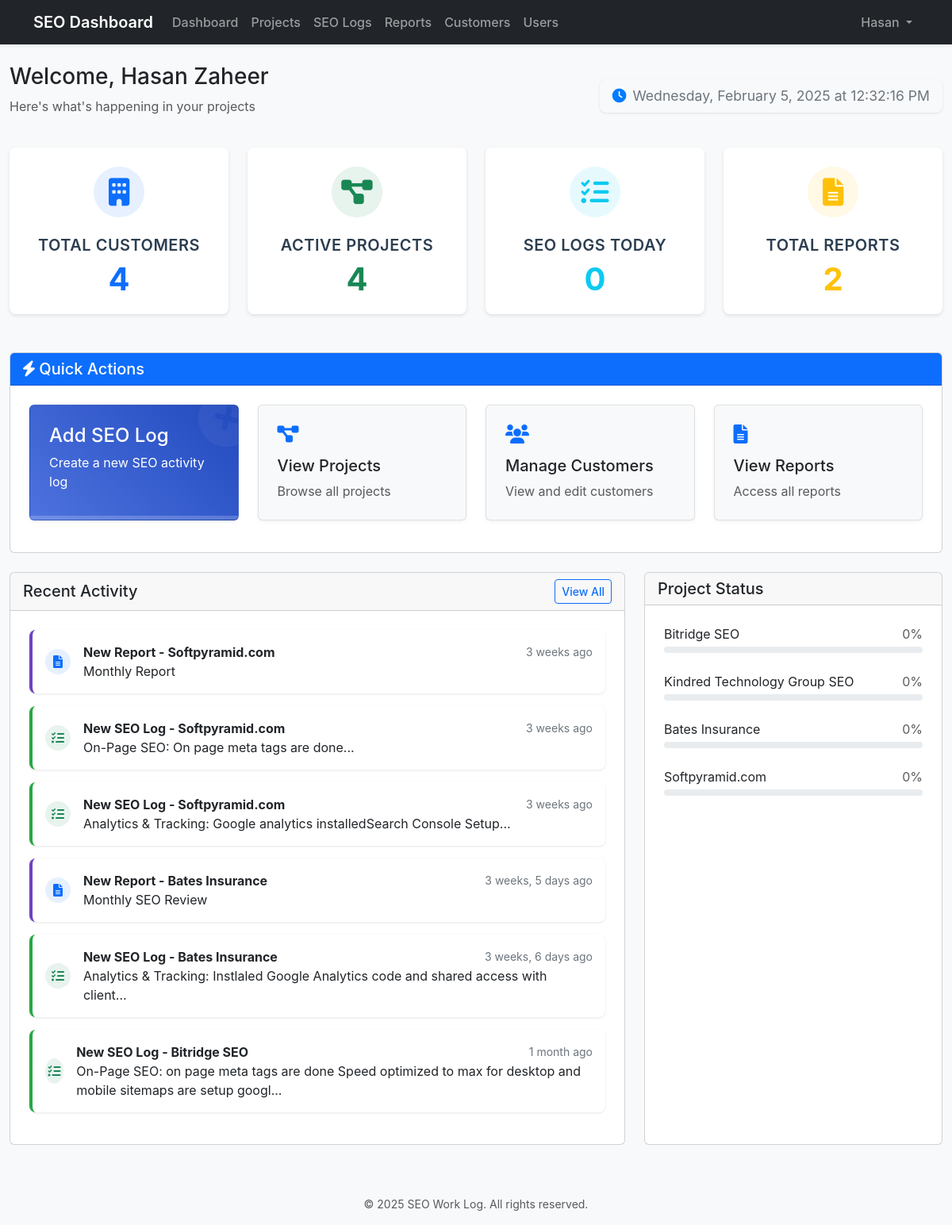
/dashboard/ (signed in), run on the app's committed database.
### core/models.py (models this page shows, shortened)
class CustomUser(AbstractUser):
    ROLE_CHOICES = [
        ('admin', 'Administrator'),
        ('provider', 'Provider'),
        ('customer', 'Customer'),
    ]
    role = models.CharField(max_length=10, choices=ROLE_CHOICES, default='customer')
    def get_full_name(self):
        full_name = f"{self.first_name} {self.last_name}".strip()
        return full_name if full_name else self.username

class Report(models.Model):
    STATUS_CHOICES = [
        ('draft', 'Draft'),
        ('in_review', 'In Review'),
        ('approved', 'Approved'),
        ('published', 'Published'),
        ('archived', 'Archived')
    ]
    project = models.ForeignKey(Project, on_delete=models.CASCADE)
    title = models.CharField(max_length=200)
    description = models.TextField(blank=True)
    sections = models.ManyToManyField(ReportSection, through='ReportSectionOrder')
    created_by = models.ForeignKey(CustomUser, on_delete=models.SET_NULL, null=True)
    created_at = models.DateTimeField(auto_now_add=True)
    updated_at = models.DateTimeField(auto_now=True)
    version = models.PositiveIntegerField(default=1)
    status = models.CharField(max_length=20, choices=STATUS_CHOICES, default='draft')
    is_template = models.BooleanField(default=False)
    publish_date = models.DateField(null=True, blank=True)
    last_reviewed_by = models.ForeignKey(
        CustomUser,
        on_delete=models.SET_NULL,
        null=True,
        blank=True,
        related_name='reviewed_reports'
    )
    last_reviewed_at = models.DateTimeField(null=True, blank=True)
    review_notes = models.TextField(blank=True)
    class Meta:
        ordering = ['-created_at']

class Project(models.Model):
    customer = models.ForeignKey(Customer, on_delete=models.CASCADE)
    name = models.CharField(max_length=255)
    description = models.TextField()
    url = models.URLField(max_length=255, blank=True, help_text="Project website URL")
    start_date = models.DateField()
    end_date = models.DateField(null=True, blank=True)
    is_active = models.BooleanField(default=True)
    created_at = models.DateTimeField(auto_now_add=True)
    updated_at = models.DateTimeField(auto_now=True)
    providers = models.ManyToManyField(CustomUser, related_name='assigned_projects', blank=True, limit_choices_to={'role': 'provider'})

### core/views.py (the view, shortened to what this page needs)
# urls.py: path('dashboard/', views.dashboard, name='dashboard'),
@login_required
def dashboard(request):
    today = timezone.now().date()
    user = request.user
    if user.role == 'admin':
        customer_count = Customer.objects.count()
        active_projects_count = Project.objects.filter(is_active=True).count()
        todays_logs_count = SEOLog.objects.filter(date=today).count()
        reports_count = Report.objects.count()
        active_projects = Project.objects.filter(is_active=True)[:5]
        for project in active_projects:
            total_logs = SEOLog.objects.filter(project=project).count()
            if total_logs > 0:
                completed_logs = SEOLog.objects.filter(
                    project=project,
                    work_type__in=['completed', 'published']
                ).count()
                project.progress = int((completed_logs / total_logs) * 100)
            else:
                project.progress = 0
    recent_activities = []
    recent_logs = SEOLog.objects.select_related('project', 'created_by')
    if user.role == 'provider':
        recent_logs = recent_logs.filter(created_by=user)
    elif user.role == 'customer':
        recent_logs = recent_logs.filter(project__customer=user)
    recent_logs = recent_logs.order_by('-date')[:5]
    for log in recent_logs:
        timestamp = timezone.datetime.combine(log.date, timezone.datetime.min.time())
        timestamp = timezone.make_aware(timestamp)
        recent_activities.append({
            'type': 'log',
            'icon': 'fas fa-tasks',
            'color': 'success',
            'title': f'New SEO Log - {log.project.name}',
            'description': f'{log.get_work_type_display()}: {log.description[:100]}...',
            'timestamp': timestamp
        })
    recent_reports = Report.objects.select_related('project', 'created_by')
    if user.role == 'provider':
        recent_reports = recent_reports.filter(created_by=user)
    elif user.role == 'customer':
        recent_reports = recent_reports.filter(project__customer=user)
    recent_reports = recent_reports.order_by('-created_at')[:5]
    for report in recent_reports:
        recent_activities.append({
            'type': 'report',
            'icon': 'fas fa-file-alt',
            'color': 'primary',
            'title': f'New Report - {report.project.name}',
            'description': report.title,
            'timestamp': report.created_at
        })
    recent_activities.sort(key=lambda x: x['timestamp'], reverse=True)
    recent_activities = recent_activities[:10]  # Limit to 10 most recent activities
    context = {
        'customer_count': customer_count,
        'active_projects_count': active_projects_count,
        'todays_logs_count': todays_logs_count,
        'reports_count': reports_count,
        'active_projects': active_projects,
        'recent_activities': recent_activities,
    }
    return render(request, 'core/dashboard.html', context)

### core/templates/core/dashboard.html (shortened to what this page needs)
{% extends 'core/base.html' %}
{% load static %}
{% block content %}
<div class="container-fluid py-4">
    <div class="row mb-4">
        <div class="col-12 d-flex justify-content-between align-items-center">
            <div>
                <h1 class="h3">Welcome, {{ request.user.get_full_name|default:request.user.username }}</h1>
                <p class="text-muted">Here's what's happening in your projects</p>
            </div>
            <div class="dashboard-clock">
                <i class="fas fa-clock"></i>
                <span id="current-time"></span>
            </div>
        </div>
    </div>
    <div class="row mb-4">
        <div class="col-xl-3 col-md-6 mb-4">
            <div class="card stats-card h-100">
                <div class="card-body text-center">
                    <div class="stats-icon bg-primary bg-opacity-10 text-primary mx-auto">
                        <i class="fas fa-building fa-lg"></i>
                    </div>
                    <div class="stats-label mb-2">Total Customers</div>
                    <div class="stats-number text-primary">{{ customer_count }}</div>
                </div>
            </div>
        </div>
        <div class="col-xl-3 col-md-6 mb-4">
            <div class="card stats-card h-100">
                <div class="card-body text-center">
                    <div class="stats-icon bg-success bg-opacity-10 text-success mx-auto">
                        <i class="fas fa-project-diagram fa-lg"></i>
                    </div>
                    <div class="stats-label mb-2">Active Projects</div>
                    <div class="stats-number text-success">{{ active_projects_count }}</div>
                </div>
            </div>
        </div>
        <div class="col-xl-3 col-md-6 mb-4">
            <div class="card stats-card h-100">
                <div class="card-body text-center">
                    <div class="stats-icon bg-info bg-opacity-10 text-info mx-auto">
                        <i class="fas fa-tasks fa-lg"></i>
                    </div>
                    <div class="stats-label mb-2">SEO Logs Today</div>
                    <div class="stats-number text-info">{{ todays_logs_count }}</div>
                </div>
            </div>
        </div>
        <div class="col-xl-3 col-md-6 mb-4">
            <div class="card stats-card h-100">
                <div class="card-body text-center">
                    <div class="stats-icon bg-warning bg-opacity-10 text-warning mx-auto">
                        <i class="fas fa-file-alt fa-lg"></i>
                    </div>
                    <div class="stats-label mb-2">Total Reports</div>
                    <div class="stats-number text-warning">{{ reports_count }}</div>
                </div>
            </div>
        </div>
    </div>
    <div class="row mb-4">
        <div class="col-12">
            <div class="card">
                <div class="card-header bg-primary text-white">
                    <h5 class="mb-0"><i class="fas fa-bolt"></i> Quick Actions</h5>
                </div>
                <div class="card-body">
                    <div class="row">
                        <div class="col-md-6 col-lg-3 mb-3">
                            <a href="{% url 'seo_log_add' %}" class="text-decoration-none">
                                <div class="quick-action-box bg-gradient-primary text-white p-4 rounded shadow-sm h-100 position-relative overflow-hidden">
                                    <div class="quick-action-icon">
                                        <i class="fas fa-plus-circle fa-3x mb-3 opacity-50"></i>
                                    </div>
                                    <h4 class="mb-2">Add SEO Log</h4>
                                    <p class="mb-0">Create a new SEO activity log</p>
                                    <div class="quick-action-hover"></div>
                                </div>
                            </a>
                        </div>
                        <div class="col-md-6 col-lg-3 mb-3">
                            <a href="{% url 'seo_logs' %}" class="text-decoration-none">
                                <div class="quick-action-box bg-light p-4 rounded shadow-sm h-100">
                                    <i class="fas fa-project-diagram fa-2x mb-3 text-primary"></i>
                                    <h5 class="mb-2 text-dark">View Projects</h5>
                                    <p class="mb-0 text-muted">Browse all projects</p>
                                </div>
                            </a>
                        </div>
                        <div class="col-md-6 col-lg-3 mb-3">
                            <a href="{% url 'customers' %}" class="text-decoration-none">
                                <div class="quick-action-box bg-light p-4 rounded shadow-sm h-100">
                                    <i class="fas fa-users fa-2x mb-3 text-primary"></i>
                                    <h5 class="mb-2 text-dark">Manage Customers</h5>
                                    <p class="mb-0 text-muted">View and edit customers</p>
                                </div>
                            </a>
                        </div>
                        <div class="col-md-6 col-lg-3 mb-3">
                            <a href="{% url 'report_list' %}" class="text-decoration-none">
                                <div class="quick-action-box bg-light p-4 rounded shadow-sm h-100">
                                    <i class="fas fa-file-alt fa-2x mb-3 text-primary"></i>
                                    <h5 class="mb-2 text-dark">View Reports</h5>
                                    <p class="mb-0 text-muted">Access all reports</p>
                                </div>
                            </a>
                        </div>
                    </div>
                </div>
            </div>
        </div>
    </div>
    <div class="row">
        <div class="col-xl-8 mb-4">
            <div class="card h-100">
                <div class="card-header d-flex justify-content-between align-items-center">
                    <h5 class="card-title mb-0">Recent Activity</h5>
                    <a href="#" class="btn btn-sm btn-outline-primary">View All</a>
                </div>
                <div class="card-body">
                    {% for activity in recent_activities %}
                    <div class="activity-item {{ activity.type }}">
                        <div class="d-flex align-items-center">
                            <div class="activity-icon bg-{{ activity.color }} bg-opacity-10 text-{{ activity.color }}">
                                <i class="{{ activity.icon }}"></i>
                            </div>
                            <div class="flex-grow-1">
                                <div class="d-flex justify-content-between align-items-center">
                                    <strong>{{ activity.title }}</strong>
                                    <span class="activity-time">{{ activity.timestamp|timesince }} ago</span>
                                </div>
                                <p class="mb-0">{{ activity.description }}</p>
                            </div>
                        </div>
                    </div>
                    {% empty %}
                    <p class="text-muted text-center my-4">No recent activity</p>
                    {% endfor %}
                </div>
            </div>
        </div>
        <div class="col-xl-4 mb-4">
            <div class="card h-100">
                <div class="card-header">
                    <h5 class="card-title mb-0">Project Status</h5>
                </div>
                <div class="card-body">
                    {% for project in active_projects %}
                    <div class="mb-4">
                        <div class="d-flex justify-content-between mb-1">
                            <span>{{ project.name }}</span>
                            <span class="text-muted">{{ project.progress }}%</span>
                        </div>
                        <div class="progress" style="height: 8px;">
                        </div>
                    </div>
                    {% empty %}
                    <p class="text-muted text-center my-4">No active projects</p>
                    {% endfor %}
                </div>
            </div>
        </div>
    </div>
</div>
{% endblock %}

### core/templates/core/base.html (shortened to what this page needs)
{% load static %}
<!DOCTYPE html>
<html lang="en">
<head>
    <link href="https://cdn.jsdelivr.net/npm/bootstrap@5.3.0/dist/css/bootstrap.min.css" rel="stylesheet">
    <link href="https://cdnjs.cloudflare.com/ajax/libs/font-awesome/6.0.0/css/all.min.css" rel="stylesheet">
    <link href="{% static 'css/style.css' %}" rel="stylesheet">
</head>
<body>
    <nav class="navbar navbar-expand-lg navbar-dark bg-dark">
        <div class="container">
            <a class="navbar-brand" href="{% url 'dashboard' %}">SEO Dashboard</a>
            <div class="collapse navbar-collapse" id="navbarNav">
                {% if user.is_authenticated %}
                    <ul class="navbar-nav me-auto">
                        <li class="nav-item">
                            <a class="nav-link" href="{% url 'dashboard' %}">Dashboard</a>
                        </li>
                        <li class="nav-item">
                            <a class="nav-link" href="{% url 'projects' %}">Projects</a>
                        </li>
                        <li class="nav-item">
                            <a class="nav-link" href="{% url 'seo_logs' %}">SEO Logs</a>
                        </li>
                        <li class="nav-item">
                            <a class="nav-link" href="{% url 'report_list' %}">Reports</a>
                        </li>
                        {% if user.role == 'admin' %}
                        <li class="nav-item">
                            <a class="nav-link" href="{% url 'customers' %}">Customers</a>
                        </li>
                        <li class="nav-item">
                            <a class="nav-link" href="{% url 'user_list' %}">Users</a>
                        </li>
                        {% endif %}
                    </ul>
                    <ul class="navbar-nav ms-auto">
                        <li class="nav-item dropdown">
                            <a class="nav-link dropdown-toggle" href="#" role="button" data-bs-toggle="dropdown">
                                {{ user.username }}
                            </a>
                        </li>
                    </ul>
                {% endif %}
            </div>
        </div>
    </nav>
    <main>
        {% block content %}{% endblock %}
    </main>
    <footer class="footer mt-auto py-3 bg-light">
        <div class="container text-center">
            <span class="text-muted">© {% now "Y" %} SEO Work Log. All rights reserved.</span>
        </div>
    </footer>
</body>
</html>

### data on the page
CustomUser: username "Hasan", user.get_full_name "Hasan Zaheer"
Report: timestamp "3 weeks", description "Monthly Report"
Report: timestamp "3 weeks, 5 days", description "Monthly SEO Review"
Project: name "Bitridge SEO", progress "0"
Project: name "Kindred Technology Group SEO", progress "0"
Project: name "Bates Insurance", progress "0"
Project: name "Softpyramid.com", progress "0"

### other printed values
{{ customer_count }} "4"
{{ active_projects_count }} "4"
{{ todays_logs_count }} "0"
{{ reports_count }} "2"
{{ activity.title }} "New Report - Softpyramid.com" "New SEO Log - Softpyramid.com" "New SEO Log - Softpyramid.com" "New Report - Bates Insurance" "New SEO Log - Bates Insurance" "New SEO Log - Bitridge SEO"
{{ activity.timestamp|timesince }} "3 weeks" "3 weeks" "3 weeks, 6 days" "1 month"
{{ activity.description }} "On-Page SEO: On page meta tags are done..." "Analytics & Tracking: Google analytics installedSearch Console Setup..." "Analytics & Tracking: Instlaled Google Analytics code and shared access with client..." "On-Page SEO: on page meta tags are done Speed optimized to max for desktop and mobile sitemaps are setup googl..."
